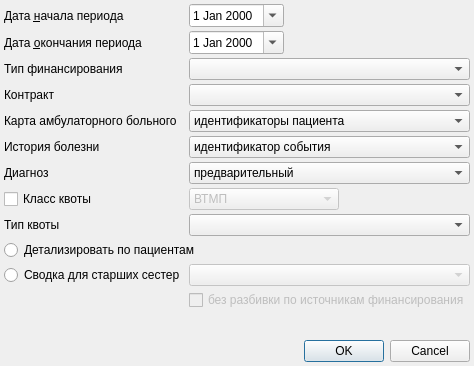
<?xml version="1.0" encoding="UTF-8"?>
<ui version="4.0">
 <class>StationaryAnalyticsSetupDialog</class>
 <widget class="QDialog" name="StationaryAnalyticsSetupDialog">
  <property name="geometry">
   <rect>
    <x>0</x>
    <y>0</y>
    <width>433</width>
    <height>366</height>
   </rect>
  </property>
  <property name="windowTitle">
   <string>Dialog</string>
  </property>
  <layout class="QGridLayout" name="gridLayout">
   <property name="margin">
    <number>4</number>
   </property>
   <property name="spacing">
    <number>4</number>
   </property>
   <item row="3" column="0">
    <widget class="QLabel" name="lblContract">
     <property name="text">
      <string>Контракт</string>
     </property>
    </widget>
   </item>
   <item row="5" column="0">
    <widget class="QLabel" name="lblMedicalHistory">
     <property name="text">
      <string>История болезни</string>
     </property>
    </widget>
   </item>
   <item row="4" column="0">
    <widget class="QLabel" name="lblAmbCardType">
     <property name="text">
      <string>Карта амбулаторного больного</string>
     </property>
    </widget>
   </item>
   <item row="1" column="1">
    <widget class="CDateEdit" name="edtEndDate">
     <property name="sizePolicy">
      <sizepolicy hsizetype="Maximum" vsizetype="Fixed">
       <horstretch>0</horstretch>
       <verstretch>0</verstretch>
      </sizepolicy>
     </property>
     <property name="calendarPopup">
      <bool>true</bool>
     </property>
    </widget>
   </item>
   <item row="1" column="0">
    <widget class="QLabel" name="lblEndDate">
     <property name="text">
      <string>Дата &amp;окончания периода</string>
     </property>
     <property name="buddy">
      <cstring>edtEndDate</cstring>
     </property>
    </widget>
   </item>
   <item row="0" column="0">
    <widget class="QLabel" name="lblBegDate">
     <property name="sizePolicy">
      <sizepolicy hsizetype="Maximum" vsizetype="Preferred">
       <horstretch>0</horstretch>
       <verstretch>0</verstretch>
      </sizepolicy>
     </property>
     <property name="text">
      <string>Дата &amp;начала периода</string>
     </property>
     <property name="buddy">
      <cstring>edtBegDate</cstring>
     </property>
    </widget>
   </item>
   <item row="0" column="1">
    <widget class="CDateEdit" name="edtBegDate">
     <property name="sizePolicy">
      <sizepolicy hsizetype="Maximum" vsizetype="Fixed">
       <horstretch>0</horstretch>
       <verstretch>0</verstretch>
      </sizepolicy>
     </property>
     <property name="calendarPopup">
      <bool>true</bool>
     </property>
    </widget>
   </item>
   <item row="13" column="0" colspan="4">
    <widget class="QDialogButtonBox" name="buttonBox">
     <property name="orientation">
      <enum>Qt::Horizontal</enum>
     </property>
     <property name="standardButtons">
      <set>QDialogButtonBox::Cancel|QDialogButtonBox::Ok</set>
     </property>
    </widget>
   </item>
   <item row="0" column="2" colspan="2">
    <spacer name="horizontalSpacer">
     <property name="orientation">
      <enum>Qt::Horizontal</enum>
     </property>
     <property name="sizeHint" stdset="0">
      <size>
       <width>40</width>
       <height>20</height>
      </size>
     </property>
    </spacer>
   </item>
   <item row="12" column="0" colspan="4">
    <spacer name="verticalSpacer">
     <property name="orientation">
      <enum>Qt::Vertical</enum>
     </property>
     <property name="sizeHint" stdset="0">
      <size>
       <width>20</width>
       <height>40</height>
      </size>
     </property>
    </spacer>
   </item>
   <item row="5" column="1" colspan="3">
    <widget class="QComboBox" name="cmbMedicalHistoryType">
     <item>
      <property name="text">
       <string>идентификатор события</string>
      </property>
     </item>
     <item>
      <property name="text">
       <string>внешний идентификатор события</string>
      </property>
     </item>
    </widget>
   </item>
   <item row="4" column="1" colspan="3">
    <widget class="CRBComboBox" name="cmbAmbCardType">
     <item>
      <property name="text">
       <string>идентификаторы пациента</string>
      </property>
     </item>
    </widget>
   </item>
   <item row="6" column="0">
    <widget class="QLabel" name="lblDiagType">
     <property name="text">
      <string>Диагноз</string>
     </property>
    </widget>
   </item>
   <item row="6" column="1" colspan="3">
    <widget class="QComboBox" name="cmbDiagType">
     <item>
      <property name="text">
       <string>предварительный</string>
      </property>
     </item>
     <item>
      <property name="text">
       <string>заключительный</string>
      </property>
     </item>
    </widget>
   </item>
   <item row="2" column="0">
    <widget class="QLabel" name="lblFinance">
     <property name="text">
      <string>Тип финансирования</string>
     </property>
    </widget>
   </item>
   <item row="2" column="1" colspan="3">
    <widget class="CRBComboBox" name="cmbFinance"/>
   </item>
   <item row="3" column="1" colspan="3">
    <widget class="CIndependentContractComboBox" name="cmbContract"/>
   </item>
   <item row="7" column="0">
    <widget class="QCheckBox" name="chkQuotaClass">
     <property name="text">
      <string>Класс квоты</string>
     </property>
    </widget>
   </item>
   <item row="7" column="1">
    <widget class="QComboBox" name="cmbQuotaClass">
     <property name="enabled">
      <bool>false</bool>
     </property>
     <item>
      <property name="text">
       <string>ВТМП</string>
      </property>
     </item>
     <item>
      <property name="text">
       <string>СМП</string>
      </property>
     </item>
     <item>
      <property name="text">
       <string>Родовой сертификат</string>
      </property>
     </item>
     <item>
      <property name="text">
       <string>Платные</string>
      </property>
     </item>
     <item>
      <property name="text">
       <string>ОМС</string>
      </property>
     </item>
     <item>
      <property name="text">
       <string>ВМП из ОМС</string>
      </property>
     </item>
     <item>
      <property name="text">
       <string>ВМП сверх нормы</string>
      </property>
     </item>
     <item>
      <property name="text">
       <string>АКИ</string>
      </property>
     </item>
    </widget>
   </item>
   <item row="8" column="0">
    <widget class="QLabel" name="lblQuotaType">
     <property name="text">
      <string>Тип квоты</string>
     </property>
    </widget>
   </item>
   <item row="8" column="1" colspan="3">
    <widget class="CRBComboBox" name="cmbQuotaType"/>
   </item>
   <item row="9" column="0" colspan="4">
    <widget class="QRadioButton" name="chkDetailClients">
     <property name="text">
      <string>Детализировать по пациентам</string>
     </property>
     <property name="autoExclusive">
      <bool>false</bool>
     </property>
    </widget>
   </item>
   <item row="10" column="0">
    <widget class="QRadioButton" name="chkNurseChief">
     <property name="text">
      <string>Сводка для старших сестер</string>
     </property>
     <property name="autoExclusive">
      <bool>false</bool>
     </property>
    </widget>
   </item>
   <item row="10" column="1" colspan="3">
    <widget class="COrgStructureComboBox" name="cmbOrgStructure">
     <property name="enabled">
      <bool>false</bool>
     </property>
    </widget>
   </item>
   <item row="11" column="1" colspan="3">
    <widget class="QCheckBox" name="chkFinance">
     <property name="enabled">
      <bool>false</bool>
     </property>
     <property name="text">
      <string>без разбивки по источникам финансирования</string>
     </property>
    </widget>
   </item>
  </layout>
 </widget>
 <customwidgets>
  <customwidget>
   <class>CRBComboBox</class>
   <extends>QComboBox</extends>
   <header>library/crbcombobox.h</header>
  </customwidget>
  <customwidget>
   <class>CDateEdit</class>
   <extends>QDateEdit</extends>
   <header>library/DateEdit</header>
  </customwidget>
  <customwidget>
   <class>CIndependentContractComboBox</class>
   <extends>QComboBox</extends>
   <header>Orgs/OrgComboBox.h</header>
  </customwidget>
  <customwidget>
   <class>COrgStructureComboBox</class>
   <extends>QComboBox</extends>
   <header>Orgs/OrgStructComboBoxes.h</header>
  </customwidget>
 </customwidgets>
 <tabstops>
  <tabstop>edtBegDate</tabstop>
  <tabstop>edtEndDate</tabstop>
  <tabstop>cmbFinance</tabstop>
  <tabstop>cmbContract</tabstop>
  <tabstop>cmbAmbCardType</tabstop>
  <tabstop>cmbMedicalHistoryType</tabstop>
  <tabstop>cmbDiagType</tabstop>
  <tabstop>chkQuotaClass</tabstop>
  <tabstop>cmbQuotaClass</tabstop>
  <tabstop>cmbQuotaType</tabstop>
  <tabstop>chkDetailClients</tabstop>
  <tabstop>buttonBox</tabstop>
 </tabstops>
 <resources/>
 <connections>
  <connection>
   <sender>buttonBox</sender>
   <signal>accepted()</signal>
   <receiver>StationaryAnalyticsSetupDialog</receiver>
   <slot>accept()</slot>
   <hints>
    <hint type="sourcelabel">
     <x>230</x>
     <y>338</y>
    </hint>
    <hint type="destinationlabel">
     <x>157</x>
     <y>170</y>
    </hint>
   </hints>
  </connection>
  <connection>
   <sender>buttonBox</sender>
   <signal>rejected()</signal>
   <receiver>StationaryAnalyticsSetupDialog</receiver>
   <slot>reject()</slot>
   <hints>
    <hint type="sourcelabel">
     <x>298</x>
     <y>338</y>
    </hint>
    <hint type="destinationlabel">
     <x>286</x>
     <y>170</y>
    </hint>
   </hints>
  </connection>
  <connection>
   <sender>chkQuotaClass</sender>
   <signal>clicked(bool)</signal>
   <receiver>cmbQuotaClass</receiver>
   <slot>setEnabled(bool)</slot>
   <hints>
    <hint type="sourcelabel">
     <x>84</x>
     <y>238</y>
    </hint>
    <hint type="destinationlabel">
     <x>199</x>
     <y>241</y>
    </hint>
   </hints>
  </connection>
  <connection>
   <sender>chkNurseChief</sender>
   <signal>toggled(bool)</signal>
   <receiver>cmbOrgStructure</receiver>
   <slot>setEnabled(bool)</slot>
   <hints>
    <hint type="sourcelabel">
     <x>86</x>
     <y>250</y>
    </hint>
    <hint type="destinationlabel">
     <x>300</x>
     <y>250</y>
    </hint>
   </hints>
  </connection>
  <connection>
   <sender>chkNurseChief</sender>
   <signal>toggled(bool)</signal>
   <receiver>chkFinance</receiver>
   <slot>setEnabled(bool)</slot>
   <hints>
    <hint type="sourcelabel">
     <x>86</x>
     <y>250</y>
    </hint>
    <hint type="destinationlabel">
     <x>301</x>
     <y>273</y>
    </hint>
   </hints>
  </connection>
 </connections>
</ui>
